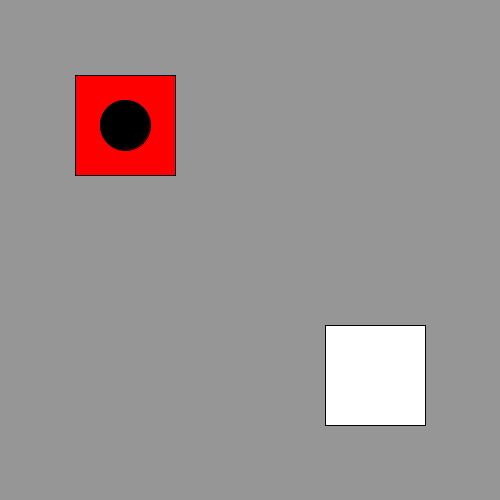
Frame 1 (no input)
Frame 60 (the mouse pressed at the canvas centre just before this capture): identical to frame 1, image omitted
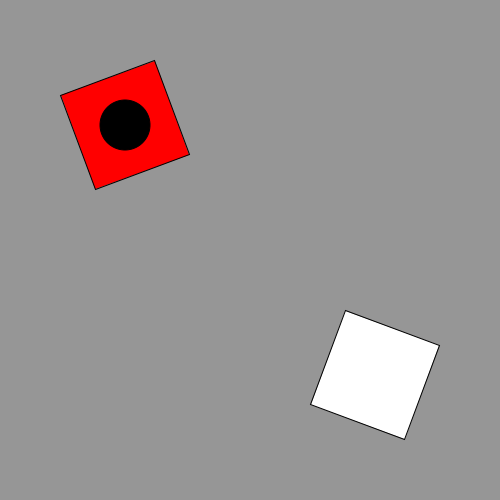
Frame 120 (the mouse held since frame 60 and released just before this capture)

The Processing sketch that drew these frames (run headless with seeded random() and noise(); from frame 60 on, the mouse is pressed at the canvas centre):

// Processing sketch: rotateAndScale_withMouseInput
// ── rotateAndScale_withMouseInput.pde
void setup(){
  size(500, 500); 
  rectMode(CENTER); 
}

void draw(){
  pushMatrix();
  background(150); 
  fill(255); 
  translate(width*.75, height*.75);
  rotate(radians(-mouseX)); 
  rect(0, 0, 100, 100); 
  popMatrix(); 
   
  pushMatrix();
  //scale(2.0);
  fill(255, 0, 0); 
  translate(width*.25, height*.25); 
  rotate(radians(mouseY)); 
  
  rect(0, 0, 100, 100);
  fill(0); 
  ellipse(0, 0, 50, 50); 
  
  popMatrix(); 
}
